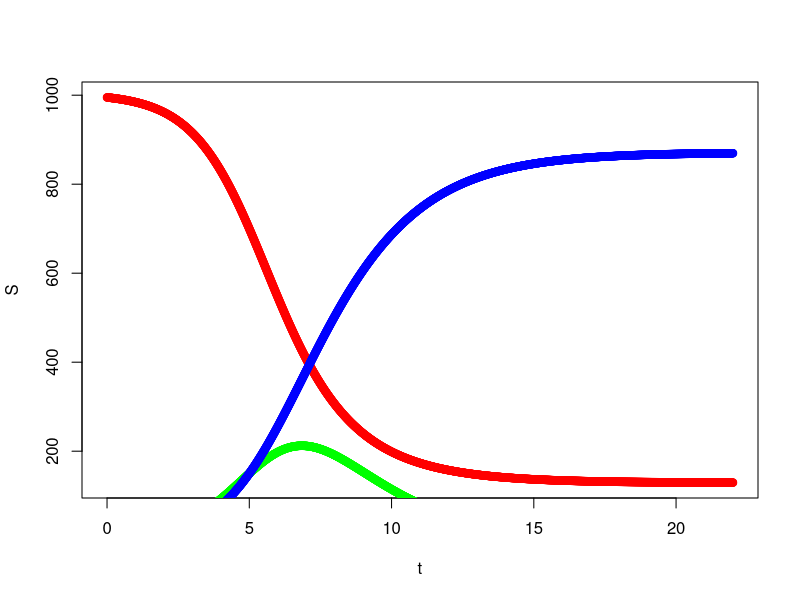

Recreate this plot in R.
S <- c()
I <- c()
R <- c()
S[1] <- 995
I[1] <- 5
R[1] <- 0
dt <- 0.01
t <- seq(0, 22, by = dt)
week <- seq(1, 22 / dt + 1, 1 / dt)
beta <- 0.001407
gamma <- 0.6

dSdt <- function(S, I){
  return (- beta * S * I)
}
dIdt <- function(S, I){
  return (- gamma * I + beta * S * I)
}
dRdt <- function(I){
  return (gamma * I)
}

#Runge-Kuttra's
for(i in 1:(length(t) - 1)) {
  S.k1 <- dSdt(S[i], I[i])
  I.k1 <- dIdt(S[i], I[i])
  R.k1 <- dRdt(I[i])
  
  S.k2 <- dSdt(S[i] + dt / 2 * S.k1, I[i] + dt / 2 * I.k1)
  I.k2 <- dIdt(S[i] + dt / 2 * S.k1, I[i] + dt / 2 * I.k1)
  R.k2 <- dRdt(I[i] + dt / 2 * I.k1)
  
  S.k3 <- dSdt(S[i] + dt / 2 * S.k2, I[i] + dt / 2 * I.k2)
  I.k3 <- dIdt(S[i] + dt / 2 * S.k2, I[i] + dt / 2 * I.k2)
  R.k3 <- dRdt(I[i] + dt / 2 * I.k2)
  
  S.k4 <- dSdt(S[i] + dt * S.k3, I[i] + dt * I.k3)
  I.k4 <- dIdt(S[i] + dt * S.k3, I[i] + dt * I.k3)
  R.k4 <- dRdt(I[i] + dt * I.k3)
  
  S[i+1] <- S[i] + dt / 6 * (S.k1 + 2 * S.k2 + 2 * S.k3 + S.k4)
  I[i+1] <- I[i] + dt / 6 * (I.k1 + 2 * I.k2 + 2 * I.k3 + I.k4)
  R[i+1] <- R[i] + dt / 6 * (R.k1 + 2 * R.k2 + 2 * R.k3 + R.k4)
}

cbind(S, I, R)
plot(S~t, col="red")
lines(S~t, col="red")
lines(I~t, col="green")
points(I~t, col="green")
lines(R~t, col="blue")
points(R~t, col="blue")
which.max(I) * dt
